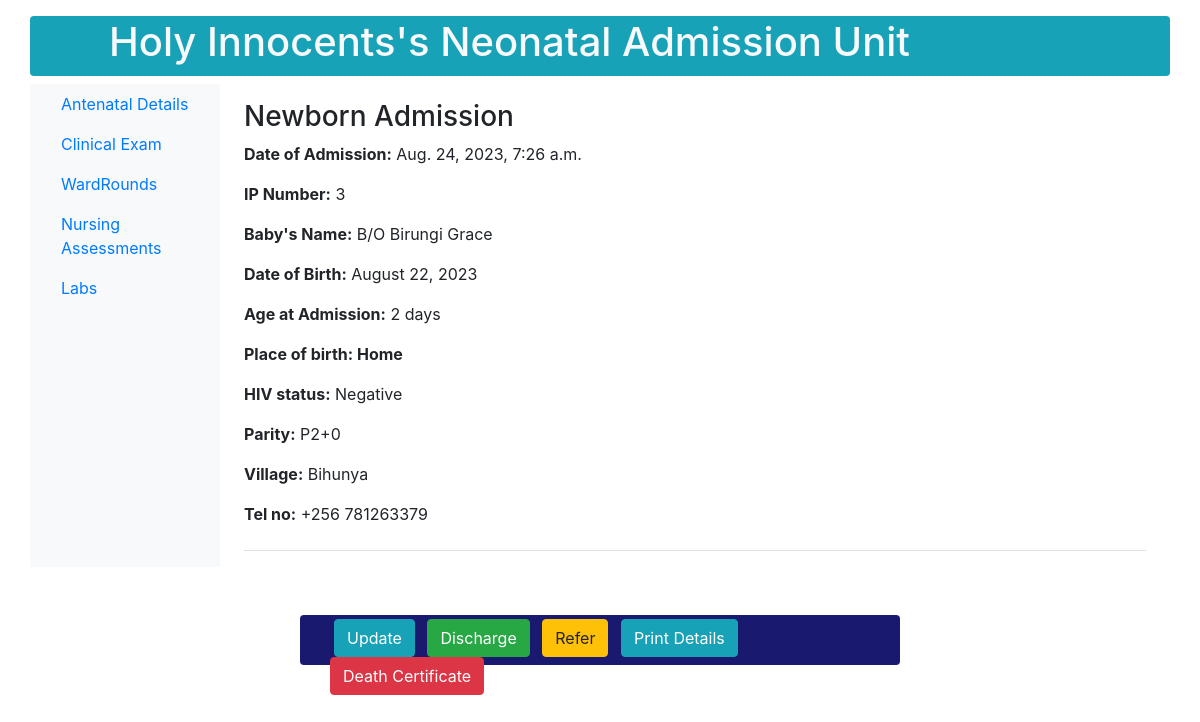
The app's page /newborn/print/3/ with its own data.
### newborn/models.py (models this page shows, shortened)
class NewbornAdmission(models.Model):
    PLACE_OF_BIRTH_CHOICES = [
        ('Hospital', 'Hospital'),
        ('Along the road', 'Along the road'),
        ('Home', 'Home'),
    ]
    MODE_OF_DELIVERY_CHOICES = [
        ('SVD', 'SVD (Spontaneous Vaginal Delivery)'),
        ('C/S', 'C/S (Caesarean Section)'),
    ]
    MEANS_OF_TRANSPORT_CHOICES = [
        ('Ambulance', 'Ambulance'),
        ('Public means', 'Public means'),
    ]
    YES_NO_CHOICES = [
        ('Yes', 'Yes'),
        ('No', 'No'),
    ]
    SEX = [
        ('M', 'M'),
        ('F', 'F'),
    ]
    admission_date = models.DateTimeField()
    name = models.CharField(max_length=100)
    sex = models.CharField(max_length=100, choices=SEX)
    birth_weight = models.DecimalField(max_digits=2, decimal_places=1)
    delivery_date = models.DateTimeField()
    place_of_birth = models.CharField(max_length=20, choices=PLACE_OF_BIRTH_CHOICES)
    hospital_name = models.CharField(max_length=100, blank=True, null=True)
    mode_of_delivery = models.CharField(max_length=3, choices=MODE_OF_DELIVERY_CHOICES)
    indication = models.CharField(max_length=100, blank=True, null=True)
    resuscitation_done = models.CharField(max_length=3, choices=YES_NO_CHOICES)
    resuscitation_choices_1 = models.BooleanField(verbose_name='Bag&Mask', default=False, blank=True)
    resuscitation_choices_2 = models.BooleanField(verbose_name='Oxygen', default=False, blank=True)
    referred_in = models.CharField(max_length=3, choices=YES_NO_CHOICES)
    facility_name = models.CharField(max_length=100, blank=True, null=True)
    referral_date_time = models.DateTimeField(blank=True, null=True)
    reason_for_referral = models.CharField(max_length=100, blank=True, null=True)
    means_of_transport = models.CharField(max_length=20, choices=MEANS_OF_TRANSPORT_CHOICES, blank=True, null=True)
    oxygen_transport = models.CharField(max_length=3, choices=YES_NO_CHOICES, blank=True, null=True)
    mother = models.ForeignKey(MotherDetails, on_delete=models.CASCADE, null=True)

class MotherDetails(models.Model):
    name = models.CharField(max_length=50)
    age = models.IntegerField(default=28)
    blood_group = models.CharField(max_length=50, choices=BLOOD_GROUP)
    parity = models.CharField(max_length=100)
    number_of_living_children = models.CharField(max_length=100)
    hiv_status = models.CharField(max_length=50, choices=HIV_STATUS)
    level_of_education = models.CharField(max_length=50, choices=LEVEL_OF_EDUCATION)
    occupation = models.CharField(max_length=50, choices=OCCUPATION)
    location = models.ForeignKey(MotherLocation, on_delete=models.CASCADE, null=True)

class MotherLocation(models.Model):
    country = models.CharField(max_length=100)
    district = models.ForeignKey(District, on_delete=models.CASCADE)
    county_municipality = models.ForeignKey(CountyMunicipality, on_delete=models.CASCADE)
    subcounty = models.ForeignKey(Subcounty, on_delete=models.CASCADE)
    parish = models.ForeignKey(Parish, on_delete=models.CASCADE)
    village = models.ForeignKey(Village, on_delete=models.CASCADE)
    nin_no = models.CharField(max_length=100, default='CMX10000000')
    contact = models.CharField(max_length=100, default='+256 ')

class Village(models.Model):
    parish = models.ForeignKey(Parish, on_delete=models.CASCADE, null=True)
    name = models.CharField(max_length=100)
    def __str__(self):
        return self.name

### newborn/views.py (the view)
# urls.py: path('newborn/print/<int:pk>/', views.print_detail, name='clerkship-page'),
def print_detail(request, pk):
    newborn = NewbornAdmission.objects.get(pk=pk)
    age_delta = newborn.admission_date.date() - newborn.delivery_date.date()
    age_days = age_delta.days
    context = {
            'newborn': newborn,
            'age_days': age_days,
    }
    return render(request, 'newborn/details.html', context)

### newborn/templates/newborn/details.html (shortened to what this page needs)
{% load static %}
<!DOCTYPE html>
{% load crispy_forms_tags %}
{% load bootstrap4 %}
{% bootstrap_css %}
<html lang="en">
<head>
</head>
<body>
    <nav class="container navbar navbar-expand-md navbar-light bg-info topnavbar text-light justify-text-center mb-2 mt-3 rounded" style="height: 60px;">
        <div class="container">
            <ul class="ml-5 nav navbar-nav navbar-center">
                <li>
                    <h1 class="text-center">Holy Innocents's Neonatal Admission Unit<h1>
                </li>
            </ul>
        </div>
     </nav>
    <div class="container">
        <div class="row">
            <nav class="col-md-2 d-none d-md-block bg-light sidebar">
                <div class="sidebar-sticky">
                    <ul class="nav flex-column">
 			<li class="nav-item">
                            <a class="nav-link" href="{% url 'mothers_antenatal_details' pk=newborn.id %}">Antenatal Details</a>
                        </li>
                        <li class="nav-item">
                            <a class="nav-link" href="{% url 'clinical-exam' pk=newborn.id %}">Clinical Exam</a>
                        </li>
                        <li class="nav-item">
                            <a class="nav-link" href="#">WardRounds</a>
                        </li>
                        <li class="nav-item">
                            <a class="nav-link" href="#">Nursing Assessments</a>
                        </li>
                        <li class="nav-item">
				<a class="nav-link" href="{% url 'lab-request' newborn.pk %}">Labs</a>
                        </li>
                     </ul>
                 </div>
              </nav>
              <main role="main" class="col-md-9 ml-sm-auto col-lg-10 px-4">
                <div class="justify-content-between flex-wrap flex-md-nowrap align-items-center pt-3 pb-2 mb-3 border-bottom">
                    <h3>Newborn Admission</h3>
                    <p><b>Date of Admission:</b> {{ newborn.admission_date}}</p>
                    <p><b>IP Number:</b> {{ newborn.pk }} </p>
                    <p><b>Baby's Name:</b> {{ newborn.name}}</p>
                    <p><b>Date of Birth:</b> {{ newborn.delivery_date|date:"F j, Y" }}</p>
                    <p><b>Age at Admission:</b> {{ age_days }} days</p>
                    <p><b>Place of birth: {{ newborn.place_of_birth}}</b></p>
                    <p><b>HIV status:</b> {{ newborn.mother.hiv_status}}</p>
                    <p><b>Parity:</b> {{ newborn.mother.parity}}</p>
                    <p><b>Village:</b> {{ newborn.mother.location.village}}</p>
                    <p><b>Tel no:</b> {{ newborn.mother.location.contact}} </p></div>
                 </div>
            </div>
        <div class="container mt-5 justify-content-center rounded" style="height: 50px; width: 600px; background-color: #191970;">
            <div class="container mt-5 py-1 justify-content-center">
		    <a class="btn btn-info ml-1 mr-2" href="{% url 'update-details' pk=newborn.id  %}" role="button">Update</a>
                <a class="btn btn-success mr-2" href="{% url 'discharge' pk=newborn.id %}" role="button">Discharge</a>
                <a class="btn btn-warning mr-2" href="#" role="button">Refer</a>
                <a class="btn btn-info" href="{% url 'more-details' newborn.pk %}" role="button">Print Details</a>
                <a class="btn btn-danger" href="#" role="button">Death Certificate</a>
            </div>
        </div>
</body>
</html>

### records on screen
NewbornAdmission: admission_date "Aug. 24, 2023, 7:26 a.m.", pk "3", name "B/O Birungi Grace", delivery_date "August 22, 2023", place_of_birth "Home", mother.hiv_status "Negative", mother.parity "P2+0", mother.location.village "Bihunya", mother.location.contact "+256 781263379"

### other values on screen
{{ age_days }} "2"
